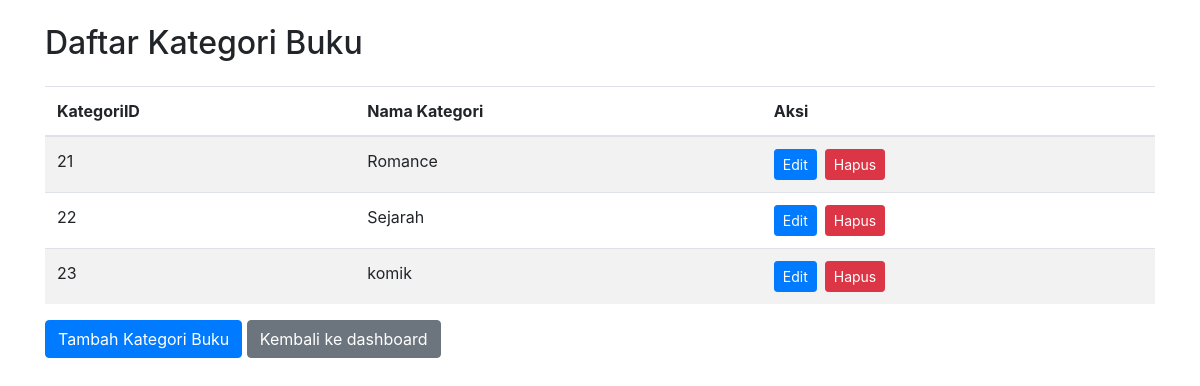
The app's page /kategori_buku.php with its own data.
### tables this page shows
CREATE TABLE `kategoribuku` (
  `KategoriID` int(11) NOT NULL,
  `NamaKategori` varchar(255) DEFAULT NULL
);

### kategori_buku.php (the view, shortened to what this page needs)
<?php
include 'koneksi.php';
$query_select = "SELECT * FROM kategoribuku";
$result = $conn->query($query_select);
?>
<!DOCTYPE html>
<html lang="en">
<head>
    <link href="https://stackpath.bootstrapcdn.com/bootstrap/4.5.2/css/bootstrap.min.css" rel="stylesheet">
</head>
<body>
    <div class="container">
        <h2 class="mt-4 mb-4">Daftar Kategori Buku</h2>
        <table class="table table-striped">
            <thead>
                <tr>
                    <th>KategoriID</th>
                    <th>Nama Kategori</th>
                    <th>Aksi</th>
                </tr>
            </thead>
            <tbody>
                <?php
                if ($result->num_rows > 0) {
                    while($row = $result->fetch_assoc()) {
                        echo "<tr>";
                        echo "<td>".$row["KategoriID"]."</td>";
                        echo "<td>".$row["NamaKategori"]."</td>";
                        echo "<td><a href='edit_kategori.php?id=".$row["KategoriID"]."' class='btn btn-primary btn-sm mr-2'>Edit</a><a href='hapus_kategori.php?id=".$row["KategoriID"]."' class='btn btn-danger btn-sm'>Hapus</a></td>";
                        echo "</tr>";
                    }
                } else {
                    echo "<tr><td colspan='3'>Tidak ada data kategori buku.</td></tr>";
                }
                ?>
            </tbody>
        </table>
        <a href="create_kategori.php" class="btn btn-primary">Tambah Kategori Buku</a>
        <a href="dashboard.php" class="btn btn-secondary">Kembali ke dashboard</a>
    </div>
</body>
</html>

### records on screen
kategoribuku: KategoriID "21", NamaKategori "Romance"
kategoribuku: KategoriID "22", NamaKategori "Sejarah"
kategoribuku: KategoriID "23", NamaKategori "komik"
